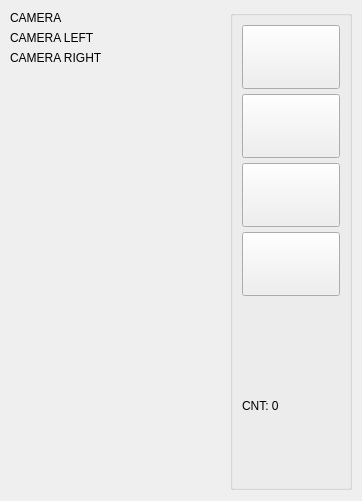
<?xml version="1.0" encoding="UTF-8"?>
<ui version="4.0">
 <class>MainWindow</class>
 <widget class="QMainWindow" name="MainWindow">
  <property name="geometry">
   <rect>
    <x>0</x>
    <y>0</y>
    <width>362</width>
    <height>501</height>
   </rect>
  </property>
  <property name="windowTitle">
   <string>SevROV :: АРМ Оператора</string>
  </property>
  <widget class="QWidget" name="centralwidget">
   <widget class="QGroupBox" name="gbControlButtons">
    <property name="geometry">
     <rect>
      <x>230</x>
      <y>10</y>
      <width>122</width>
      <height>480</height>
     </rect>
    </property>
    <property name="sizePolicy">
     <sizepolicy hsizetype="Fixed" vsizetype="Ignored">
      <horstretch>0</horstretch>
      <verstretch>0</verstretch>
     </sizepolicy>
    </property>
    <property name="minimumSize">
     <size>
      <width>120</width>
      <height>480</height>
     </size>
    </property>
    <property name="title">
     <string/>
    </property>
    <layout class="QVBoxLayout" name="verticalLayout">
     <item>
      <layout class="QVBoxLayout" name="vlControlButtons">
       <property name="spacing">
        <number>5</number>
       </property>
       <property name="sizeConstraint">
        <enum>QLayout::SetDefaultConstraint</enum>
       </property>
       <property name="leftMargin">
        <number>0</number>
       </property>
       <item>
        <widget class="QPushButton" name="pbStartStop">
         <property name="sizePolicy">
          <sizepolicy hsizetype="Minimum" vsizetype="Fixed">
           <horstretch>0</horstretch>
           <verstretch>0</verstretch>
          </sizepolicy>
         </property>
         <property name="minimumSize">
          <size>
           <width>64</width>
           <height>64</height>
          </size>
         </property>
         <property name="cursor">
          <cursorShape>PointingHandCursor</cursorShape>
         </property>
         <property name="layoutDirection">
          <enum>Qt::LeftToRight</enum>
         </property>
         <property name="text">
          <string/>
         </property>
        </widget>
       </item>
       <item>
        <widget class="QPushButton" name="pbView">
         <property name="minimumSize">
          <size>
           <width>64</width>
           <height>64</height>
          </size>
         </property>
         <property name="cursor">
          <cursorShape>PointingHandCursor</cursorShape>
         </property>
         <property name="text">
          <string/>
         </property>
        </widget>
       </item>
       <item>
        <widget class="QPushButton" name="pbScreenshot">
         <property name="minimumSize">
          <size>
           <width>64</width>
           <height>64</height>
          </size>
         </property>
         <property name="cursor">
          <cursorShape>PointingHandCursor</cursorShape>
         </property>
         <property name="text">
          <string/>
         </property>
        </widget>
       </item>
       <item>
        <widget class="QPushButton" name="pbSettings">
         <property name="minimumSize">
          <size>
           <width>64</width>
           <height>64</height>
          </size>
         </property>
         <property name="cursor">
          <cursorShape>PointingHandCursor</cursorShape>
         </property>
         <property name="text">
          <string/>
         </property>
         <property name="iconSize">
          <size>
           <width>0</width>
           <height>0</height>
          </size>
         </property>
        </widget>
       </item>
       <item>
        <spacer name="verticalSpacer">
         <property name="orientation">
          <enum>Qt::Vertical</enum>
         </property>
         <property name="sizeHint" stdset="0">
          <size>
           <width>20</width>
           <height>40</height>
          </size>
         </property>
        </spacer>
       </item>
       <item>
        <widget class="QLabel" name="lbFPS">
         <property name="text">
          <string>CNT: 0</string>
         </property>
         <property name="alignment">
          <set>Qt::AlignLeading|Qt::AlignLeft|Qt::AlignVCenter</set>
         </property>
        </widget>
       </item>
       <item>
        <widget class="QLabel" name="lbSevROVLogo">
         <property name="enabled">
          <bool>true</bool>
         </property>
         <property name="sizePolicy">
          <sizepolicy hsizetype="Fixed" vsizetype="Fixed">
           <horstretch>96</horstretch>
           <verstretch>60</verstretch>
          </sizepolicy>
         </property>
         <property name="minimumSize">
          <size>
           <width>96</width>
           <height>60</height>
          </size>
         </property>
         <property name="maximumSize">
          <size>
           <width>96</width>
           <height>60</height>
          </size>
         </property>
         <property name="cursor">
          <cursorShape>PointingHandCursor</cursorShape>
         </property>
         <property name="text">
          <string/>
         </property>
         <property name="pixmap">
          <pixmap resource="SevROVWorkstation.qrc">:/img/sevrov.png</pixmap>
         </property>
         <property name="scaledContents">
          <bool>true</bool>
         </property>
        </widget>
       </item>
      </layout>
     </item>
    </layout>
   </widget>
   <widget class="QLabel" name="lbCamera">
    <property name="geometry">
     <rect>
      <x>10</x>
      <y>10</y>
      <width>121</width>
      <height>16</height>
     </rect>
    </property>
    <property name="text">
     <string>CAMERA</string>
    </property>
   </widget>
   <widget class="QLabel" name="lbCameraL">
    <property name="geometry">
     <rect>
      <x>10</x>
      <y>30</y>
      <width>121</width>
      <height>16</height>
     </rect>
    </property>
    <property name="text">
     <string>CAMERA LEFT</string>
    </property>
   </widget>
   <widget class="QLabel" name="lbCameraR">
    <property name="geometry">
     <rect>
      <x>10</x>
      <y>50</y>
      <width>121</width>
      <height>16</height>
     </rect>
    </property>
    <property name="text">
     <string>CAMERA RIGHT</string>
    </property>
   </widget>
  </widget>
 </widget>
 <resources>
  <include location="SevROVWorkstation.qrc"/>
 </resources>
 <connections/>
</ui>
